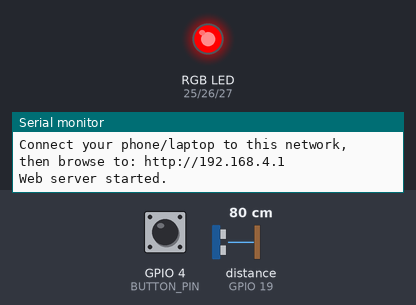
A program run on a simulated ESP32. Parts: an RGB LED mixed from three pins (HIGH = lit), the last lines printed to the serial monitor. Wiring (inferred from the names in the program): ultrasonic range finder: trigger GPIO 18; echo GPIO 19. Inputs (shaded band) come from the test bench; at power-on: GPIO 4 (BUTTON_PIN) HIGH, distance to the obstacle (sensor on GPIO 19) 80 cm. The echo pulse lasts 58.3 µs per cm; storage starts empty; pins used as bus, display or sensor lines are not drawn.

Above: at 1.2 s.
1.3 s: GPIO 4 (BUTTON_PIN) pulled LOW for 0.15 s
At 2.3 s:
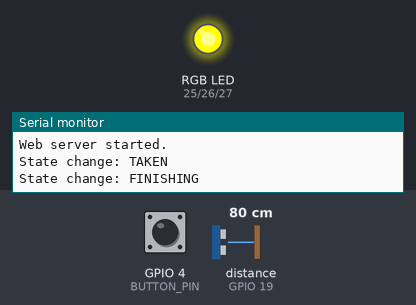
5.4 s: distance to the obstacle (sensor on GPIO 19) set to 54 cm
8.2 s: distance to the obstacle (sensor on GPIO 19) set to 48 cm
At 10.4 s:
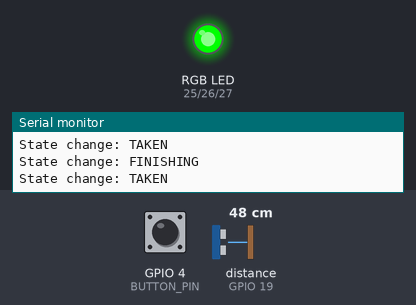
11.2 s: distance to the obstacle (sensor on GPIO 19) set to 60 cm
At 13.5 s:
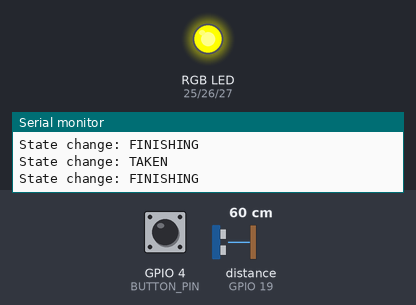
14.2 s: GPIO 4 (BUTTON_PIN) driven LOW
At 15.2 s:
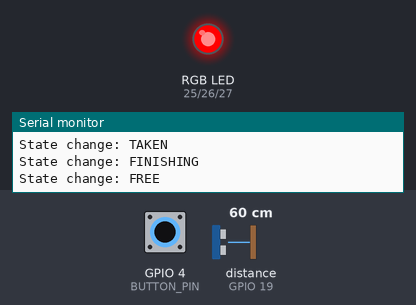
Timing chart, 0 to 16.7 s (numbered marks = the images above; inputs shaded):
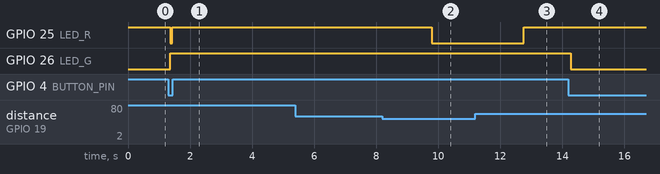

Measured:
- the behaviour switches between 51 and 50 cm on distance to the obstacle (sensor on GPIO 19) (found by bisection; images 1 and 2)
- after the input at 1.3 s, GPIO 25 (LED_R): HIGH → LOW after 0.06 s, → HIGH 0.06 s later; GPIO 26 (LED_G): LOW → HIGH after 0.06 s
- after the input at 5.4 s, every drawn part: stays the same
- after the input at 8.2 s, GPIO 25 (LED_R): HIGH → LOW after 1.6 s
- after the input at 11.2 s, GPIO 25 (LED_R): LOW → HIGH after 1.6 s
- after the input at 14.2 s, GPIO 26 (LED_G): HIGH → LOW after 0.07 s

The program:

main.cpp
```cpp
#include <Arduino.h>
#include <WiFi.h>
#include <LittleFS.h>
#include <ESPAsyncWebServer.h>

// ============================================================
// SeatSense - Single Seat Demo (final state machine + web sync)
// ============================================================
// FREE (green)      -> button press                -> TAKEN (red)
// TAKEN (red)       -> sensor stops detecting        -> FINISHING (yellow)
// TAKEN (red)       -> sensor still detects           -> stays TAKEN (red)
// FINISHING (yellow)-> 15s elapses OR button pressed -> FREE (green)
// FINISHING (yellow)-> sensor detects again          -> TAKEN (red)
//
// Serves the existing kebproject site from LittleFS (data/ folder,
// uploaded via `pio run --target uploadfs`) and exposes GET /api/seats
// returning [{id,name,status,updatedAt}] exactly as data.js expects
// when SOURCE_MODE = "live". The site's red/amber/green rendering and
// the physical LED both read from the same currentState, so they can
// never disagree.
// ============================================================

// ---------- WiFi (Access Point mode) ----------
// ESP32 broadcasts its own network - no dependency on venue WiFi.
// Connect your phone/laptop to this SSID, then browse to the IP
// printed on Serial (default AP IP is 192.168.4.1).
const char* AP_SSID = "KEB-SeatSignal-Demo";
const char* AP_PASSWORD = "projectplaygroundt4"; // must be 8+ characters, or "" for an open network

// ---------- Pin map ----------
#define TRIG_PIN 18
#define ECHO_PIN 19       // via 1k/2.2k voltage divider
#define BUTTON_PIN 4      // INPUT_PULLUP

#define LED_R 25
#define LED_G 26
#define LED_B 27

// Set true if the Jaycar RGB module is common ANODE (colors turn on with LOW).
// Confirm this using your separate LED test file before flipping.
#define COMMON_ANODE false

// ---------- Tuning ----------
const float OCCUPIED_THRESHOLD_CM = 50.0;         // closer than this = something detected
const unsigned long PRESENCE_DEBOUNCE_MS = 1500;  // sensor reading must be stable this long
const unsigned long FINISHING_TIMEOUT_MS = 10000; // yellow -> green after ms
const unsigned long BUTTON_DEBOUNCE_MS = 50;
const unsigned long BUTTON_COOLDOWN_MS = 5000; // ignore further presses for 5s after one is accepted

// ---------- Seat identity (must match data.js SEATS[0].id) ----------
const char* SEAT_ID = "A1";
const char* SEAT_NAME = "Seat A1";

// ---------- State ----------
enum SeatState { FREE, TAKEN, FINISHING };
SeatState currentState = FREE;

unsigned long lastPresenceChangeTime = 0;
bool lastPresenceReading = false;
bool stablePresence = false;

unsigned long finishingStartTime = 0;
bool finishingWasManual = false; // true if entered FINISHING via button override

bool lastButtonReading = HIGH;
unsigned long lastButtonDebounceTime = 0;
bool buttonActiveLast = false;
unsigned long lastAcceptedPressTime = 0; // 0 = no press accepted yet

AsyncWebServer server(80);

// ---------- Ultrasonic ----------
bool readPresence() {
  digitalWrite(TRIG_PIN, LOW);
  delayMicroseconds(2);
  digitalWrite(TRIG_PIN, HIGH);
  delayMicroseconds(10);
  digitalWrite(TRIG_PIN, LOW);

  long duration = pulseIn(ECHO_PIN, HIGH, 30000); // 30ms timeout
  if (duration == 0) {
    return stablePresence; // no echo - hold last known reading
  }
  float distanceCm = duration * 0.0343 / 2;
  return distanceCm < OCCUPIED_THRESHOLD_CM;
}

void updateStablePresence() {
  bool occupied = readPresence();
  if (occupied != lastPresenceReading) {
    lastPresenceReading = occupied;
    lastPresenceChangeTime = millis();
  }
  if (millis() - lastPresenceChangeTime > PRESENCE_DEBOUNCE_MS) {
    stablePresence = lastPresenceReading;
  }
}

// ---------- Button (debounced, edge-triggered, cooldown-gated) ----------
// Returns true at most once per physical press, and never again within
// BUTTON_COOLDOWN_MS of the last accepted press.
bool buttonPressedEdge() {
  bool reading = digitalRead(BUTTON_PIN);
  bool pressed = false;

  if (reading != lastButtonReading) {
    lastButtonDebounceTime = millis();
  }

  if (millis() - lastButtonDebounceTime > BUTTON_DEBOUNCE_MS) {
    bool buttonActive = (reading == LOW); // pressed = LOW with INPUT_PULLUP
    if (buttonActive && !buttonActiveLast) {
      bool cooldownElapsed = (lastAcceptedPressTime == 0) ||
                              (millis() - lastAcceptedPressTime > BUTTON_COOLDOWN_MS);
      if (cooldownElapsed) {
        pressed = true;
        lastAcceptedPressTime = millis();
      } else {
        Serial.println("Button press ignored (cooldown active)");
      }
    }
    buttonActiveLast = buttonActive;
  }

  lastButtonReading = reading;
  return pressed;
}

// ---------- LED ----------
void writeLED(int pin, bool on) {
  if (COMMON_ANODE) {
    digitalWrite(pin, on ? LOW : HIGH);
  } else {
    digitalWrite(pin, on ? HIGH : LOW);
  }
}

void setLED(SeatState state) {
  bool r = false, g = false, b = false;
  switch (state) {
    case FREE:      r = true; break;              // wired R pin actually shows green
    case TAKEN:     g = true; break;              // wired G pin actually shows red
    case FINISHING: r = true; g = true; break;    // yellow (both mixed either way)
  }
  writeLED(LED_R, r);
  writeLED(LED_G, g);
  writeLED(LED_B, b);
}

const char* stateName(SeatState state) {
  switch (state) {
    case FREE: return "FREE";
    case TAKEN: return "TAKEN";
    case FINISHING: return "FINISHING";
  }
  return "UNKNOWN";
}

// Maps to exactly the status strings data.js/app.js already render
// (free/taken/finishing) so the website's color and the LED can never
// disagree - both are derived from this single currentState.
const char* statusJson(SeatState state) {
  switch (state) {
    case FREE: return "free";
    case TAKEN: return "taken";
    case FINISHING: return "finishing";
  }
  return "free";
}

void changeState(SeatState newState) {
  currentState = newState;
  Serial.print("State change: ");
  Serial.println(stateName(currentState));
  setLED(currentState);
}

// ---------- State machine ----------
void runStateMachine(bool pressed) {
  switch (currentState) {
    case FREE:
      if (pressed) {
        changeState(TAKEN);
      }
      break;

    case TAKEN:
      if (pressed) {
        // manual override: seat owner flags they're leaving, regardless of sensor
        changeState(FINISHING);
        finishingStartTime = millis();
        finishingWasManual = true;
      } else if (!stablePresence) {
        changeState(FINISHING);
        finishingStartTime = millis();
        finishingWasManual = false;
      }
      break;

    case FINISHING:
      if (pressed) {
        // manual override: confirmed leaving, skip straight to free
        changeState(FREE);
      } else if (!finishingWasManual && stablePresence) {
        // only auto-cancel back to TAKEN if this was an automatic (sensor-triggered)
        // entry - a manual override expects the sensor to keep seeing them
        changeState(TAKEN);
      } else if (millis() - finishingStartTime > FINISHING_TIMEOUT_MS) {
        changeState(FREE);
      }
      break;
  }
}

// ---------- Web server ----------

void handleApiSeats(AsyncWebServerRequest *request) {
  // updatedAt as millis-since-boot; matches the {id,name,status,updatedAt}
  // shape data.js expects from fetchLiveSeats(). Fine for a local demo run;
  // swap for a real epoch timestamp (e.g. via NTP) if you need it elsewhere.
  String json = "[{\"id\":\"";
  json += SEAT_ID;
  json += "\",\"name\":\"";
  json += SEAT_NAME;
  json += "\",\"status\":\"";
  json += statusJson(currentState);
  json += "\",\"updatedAt\":";
  json += String(millis());
  json += "}]";

  request->send(200, "application/json", json);
}

void setupWebServer() {
  if (!LittleFS.begin()) {
    Serial.println("LittleFS mount failed - did you run 'pio run --target uploadfs'?");
  }

  server.on("/api/seats", HTTP_GET, handleApiSeats);

  // Serves index.html/app.js/data.js/style.css etc. straight from the
  // uploaded data/ folder, same as the existing site.
  server.serveStatic("/", LittleFS, "/").setDefaultFile("index.html");

  server.begin();
  Serial.println("Web server started.");
}

void startAccessPoint() {
  WiFi.mode(WIFI_AP);
  bool ok = WiFi.softAP(AP_SSID, AP_PASSWORD);

  if (ok) {
    Serial.println("Access Point started.");
    Serial.print("SSID: ");
    Serial.println(AP_SSID);
    Serial.print("Password: ");
    Serial.println(AP_PASSWORD);
    Serial.print("Connect your phone/laptop to this network, then browse to: http://");
    Serial.println(WiFi.softAPIP());
  } else {
    Serial.println("Failed to start Access Point.");
  }
}

void setup() {
  pinMode(TRIG_PIN, OUTPUT);
  pinMode(ECHO_PIN, INPUT);
  pinMode(BUTTON_PIN, INPUT_PULLUP);

  pinMode(LED_R, OUTPUT);
  pinMode(LED_G, OUTPUT);
  pinMode(LED_B, OUTPUT);

  Serial.begin(115200);
  setLED(currentState);
  Serial.println("SeatSense single-seat demo starting...");

  startAccessPoint();
  setupWebServer();
}

void loop() {
  updateStablePresence();
  bool pressed = buttonPressedEdge();
  runStateMachine(pressed);
  setLED(currentState); // defensive: keep LED always in sync with current state
  delay(50);
}
```
